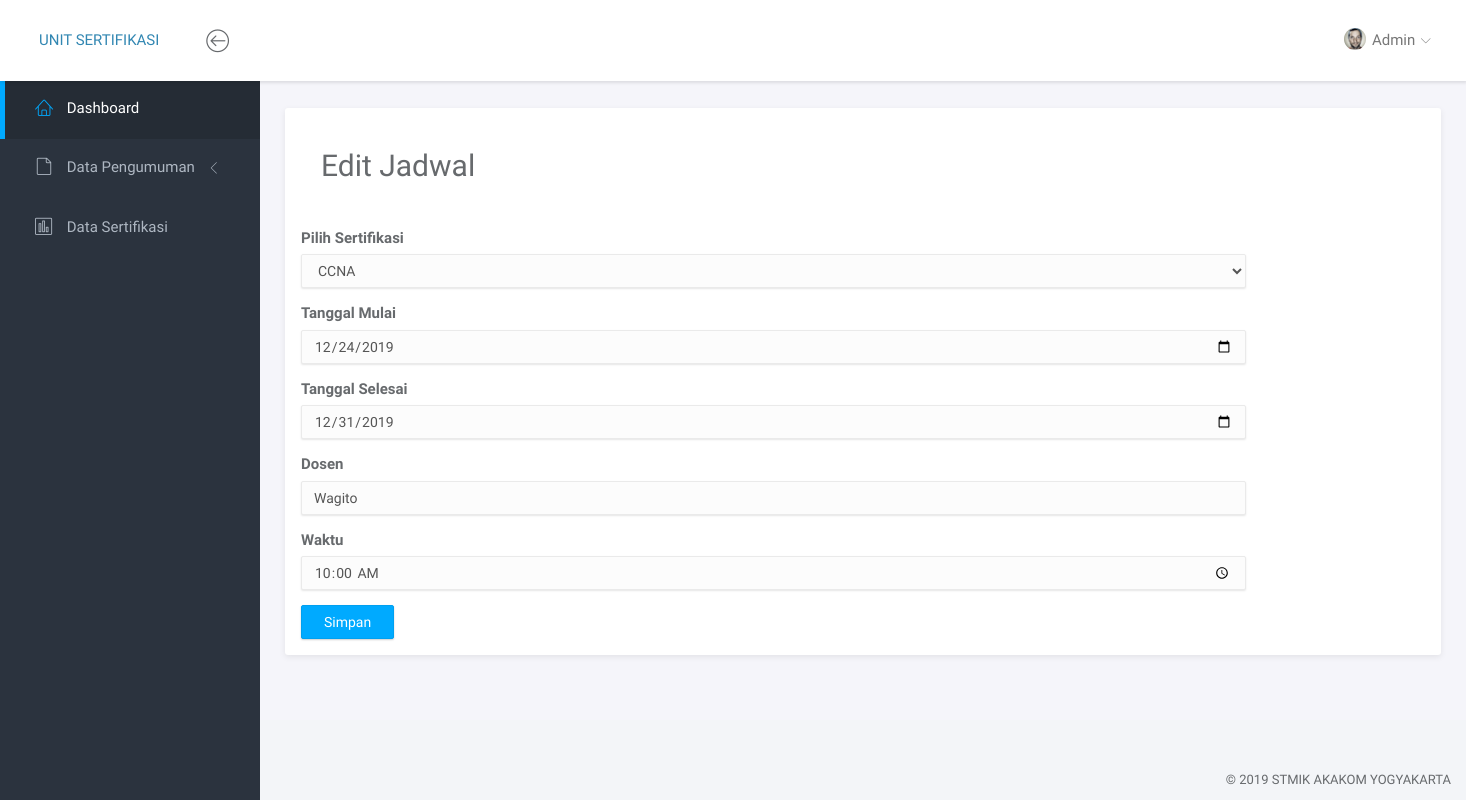
The app's page /index.php/welcome/edit_data/1, older data.
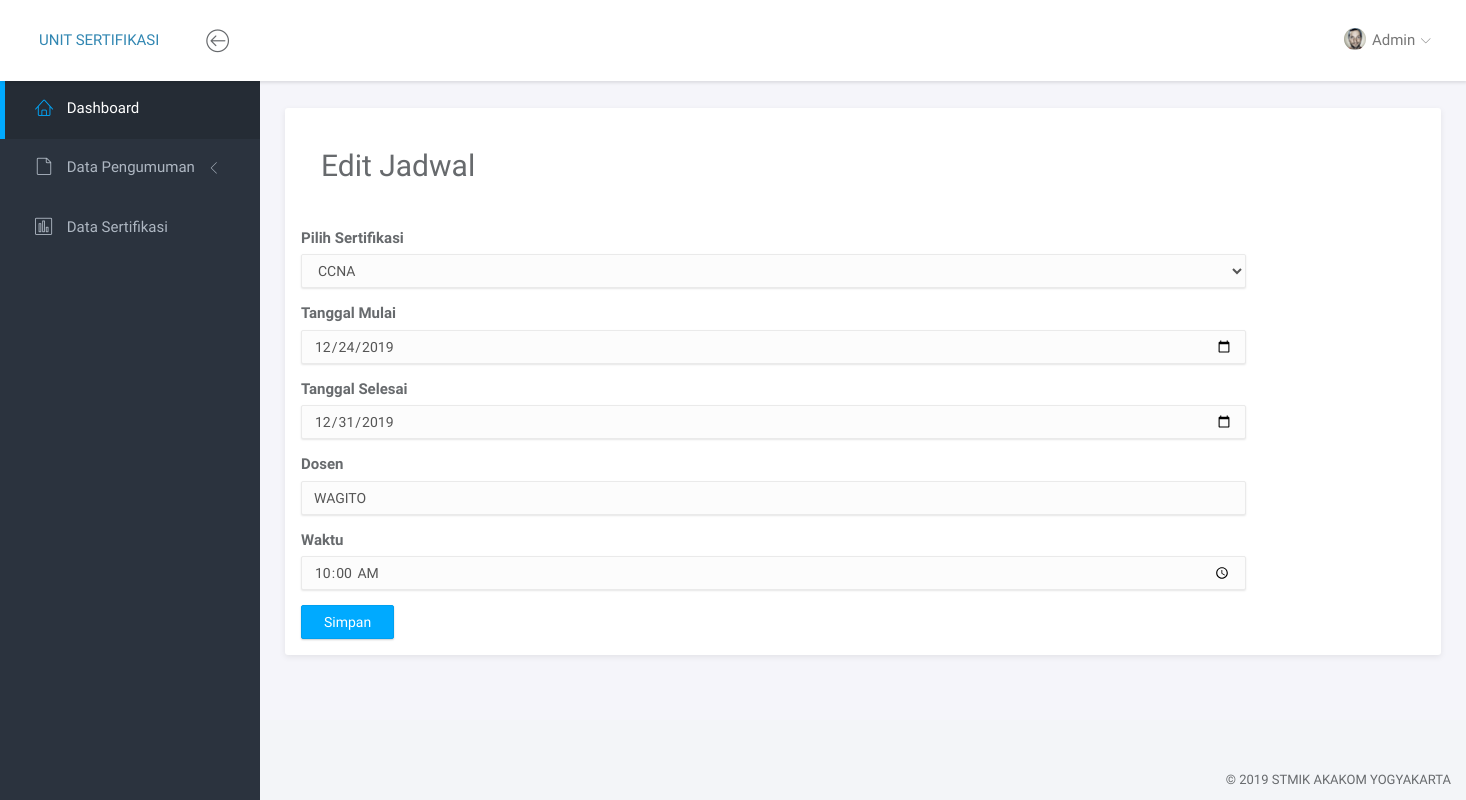
The same page, newer data.
### tables this page shows
CREATE TABLE `sertifikasi` (
  `id_sertifikasi` int(11) NOT NULL,
  `namaSertifikasi` varchar(25) NOT NULL,
  `tglMulai` date NOT NULL,
  `tglSelesai` date NOT NULL,
  `dosen` varchar(50) NOT NULL,
  `jam` varchar(15) NOT NULL
);

### application/controllers/Welcome.php (called while the page is built, shortened)
<?php
class Welcome extends CI_Controller {
	public function edit_data($id){
		$dts = $this->mymodel->TampilJadwalSertifikas(" where id_sertifikasi = '$id' ");
		$data = array(
			"id" => $dts[0]['id_sertifikasi'],
			"namaSertifikasi" => $dts[0]['namaSertifikasi'],
			"tglMulai" => $dts[0]['tglMulai'],
			"tglSelesai" => $dts[0]['tglSelesai'],
			"dosen" => $dts[0]['dosen'],
			"jam" => $dts[0]['jam'],
		);
		$this->load->view('admin/editjadwal',$data);
	}
}

### index.php (called while the page is built, shortened)
<?php
require_once BASEPATH.'core/CodeIgniter.php';

### application/models/mymodel.php (called while the page is built, shortened)
<?php
class Mymodel extends CI_Model {
	public function TampilJadwalSertifikas($where=""){
		$data =  $this->db->query('SELECT * from sertifikasi'.$where);
		return $data->result_array();
	}
}

### application/views/admin/editjadwal.php (the view, shortened to what this page needs)
<!doctype html>
<html lang="en">
<head>
	<link rel="stylesheet" href="<?php echo base_url(); ?>bootstrap/assets/vendor/bootstrap/css/bootstrap.min.css">
	<link rel="stylesheet" href="<?php echo base_url(); ?>bootstrap/assets/vendor/font-awesome/css/font-awesome.min.css">
	<link rel="stylesheet" href="<?php echo base_url(); ?>bootstrap/assets/vendor/linearicons/style.css">
	<link rel="stylesheet" href="<?php echo base_url(); ?>bootstrap/assets/vendor/chartist/css/chartist-custom.css">
	<link rel="stylesheet" href="<?php echo base_url(); ?>bootstrap/assets/css/main.css">
	<link rel="stylesheet" href="<?php echo base_url(); ?>bootstrap/assets/css/demo.css">
</head>
<body>
	<div id="wrapper">
		<nav class="navbar navbar-default navbar-fixed-top">
			<div class="brand">
				<a href="#">UNIT SERTIFIKASI</a>
			</div>
			<div class="container-fluid">
				<div class="navbar-btn">
					<button type="button" class="btn-toggle-fullwidth"><i class="lnr lnr-arrow-left-circle"></i></button>
				</div>
				<div id="navbar-menu">
					<ul class="nav navbar-nav navbar-right">
						<li class="dropdown">
							<a href="#" class="dropdown-toggle" data-toggle="dropdown"><img src="<?php echo base_url(); ?>bootstrap/assets/img/user.png" class="img-circle" alt="Avatar"> <span>Admin</span> <i class="icon-submenu lnr lnr-chevron-down"></i></a>
						</li>
					</ul>
				</div>
			</div>
		</nav>
		<div id="sidebar-nav" class="sidebar">
			<div class="sidebar-scroll">
				<nav>
					<ul class="nav">
						<li><a href="<?php echo site_url('dashboard') ?>" class="active"><i class="lnr lnr-home"></i> <span>Dashboard</span></a></li>
						<li>
							<a href="#subPages" data-toggle="collapse" class="collapsed"><i class="lnr lnr-file-empty"></i> <span>Data Pengumuman</span> <i class="icon-submenu lnr lnr-chevron-left"></i></a>
						</li></a></li>
						<li><a href="<?php echo site_url('daftarsertifikasi'); ?>" class=""><i class="lnr lnr-chart-bars"></i> <span>Data Sertifikasi</span></a></li>
				</nav>
			</div>
		</div>
		<div class="main">
			<div class="main-content">
				<div class="container-fluid">
					<div class="panel panel-headline">
							<div class="container">
								<h2 style="padding: 20px;">Edit Jadwal</h2>
								<form class="form-horizontal" action="<?php echo base_url().'index.php/welcome/do_update' ?>" method="POST" >
									<div class="form-group hiden">
										<div class="col-sm-10">
										</div>
									</div>
									<div class="form-group">
									  <div class="col-sm-10">
									  	<label>Pilih Sertifikasi</label>
									    <select class="form-control" name="sertifikasi" required autofocus>
									    	<option ><?php echo $namaSertifikasi;?></option>
									    </select>
									  </div>
									</div>
									<div class="form-group">
										<div class="col-sm-10">
											<label>Tanggal Mulai</label>
											<input class="form-control" type="date" name="tglm" value="<?php echo $tglMulai; ?>">
										</div>
									</div>
									<div class="form-group">
										<div class="col-sm-10">
											<label>Tanggal Selesai</label>
											<input class="form-control" type="date" name="tgls" value="<?php echo $tglSelesai; ?>">
										</div>
									</div>
									<div class="form-group">
									  <div class="col-sm-10">
									  <label>Dosen</label>
									    <input type="text" class="form-control" placeholder="Nama Dosen" name="dosen" value="<?php echo $dosen; ?>">
									  </div>
									</div>
									<div class="form-group">
									  <div class="col-sm-10">
									  <label>Waktu</label>
									    <input type="time" class="form-control"  name="waktu" value="<?php echo $jam; ?>">
									  </div>
									</div>
									<div class="form-group">
									  <div class=" col-sm-10">
									    <button type="submit" class="btn btn-primary">Simpan</button>
									  </div>
									</div>
								</form>
							</div>
					</div>
				</div>
			</div>
		</div>
		<footer>
			<div class="container-fluid">
				<p class="copyright">&copy; 2019 STMIK AKAKOM YOGYAKARTA</p>
			</div>
		</footer>
	</div>
</body>
</html>

Row changes from the older to the newer data that the page shows:
changed sertifikasi "CCNA": dosen "Wagito" → "WAGITO"
